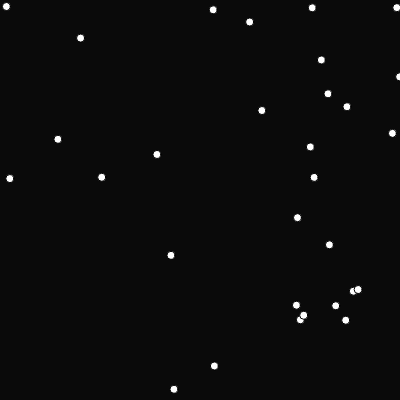
Frame 1 (no input)
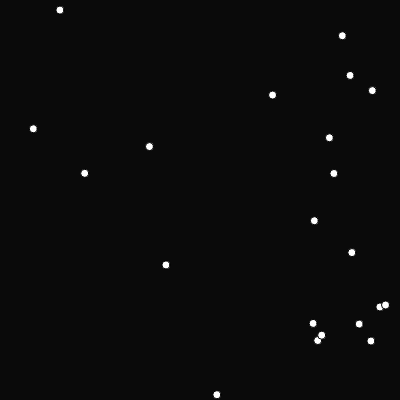
Frame 60 (no input)
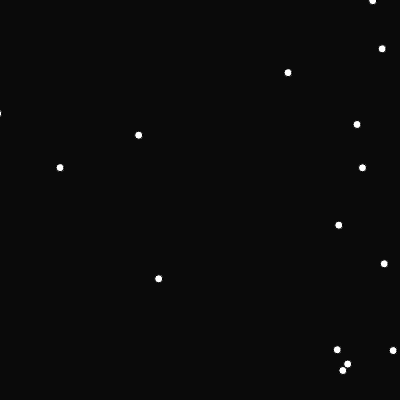
Frame 120 (the mouse pressed at the canvas centre since frame 60)

The p5.js sketch that drew these frames (run headless with seeded random() and noise() and a simulated clock; from frame 60 on, the mouse is pressed at the canvas centre):

// p5.js sketch
// ── sketch.js
const n = 100;
let stars = [];
function setup() {
  createCanvas(400, 400);
  // frameRate(6);
  for (let i = 0; i < n; i++) {
    stars[i] = new Star();
  }
}
function draw() {
  background(10);
  translate(width / 2, height / 2);
  for (let i = 0; i < n; i++) {
    stars[i].show();
    stars[i].update();
  }
}

// ── star.js
function Star() {
  this.x = random(-width, width);
  this.y = random(-height, height);
  this.z = width;
}
Star.prototype.show = function() {
  let sx = map(this.x / this.z, 0, 1, 0, width);
  let sy = map(this.y / this.z, 0, 1, 0, height);
  // console.log(sx, sy);
  // console.log(this.x);
  fill(255);
  ellipse(sx, sy, 8, 8);
};
Star.prototype.update = function() {
  this.z = this.z - 1;
};
